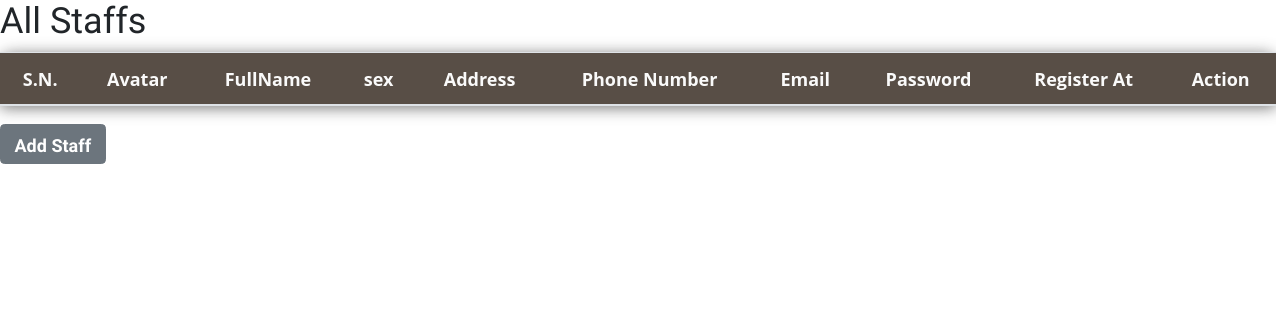
Page /adminView/viewStaffs.php on the earlier database version.
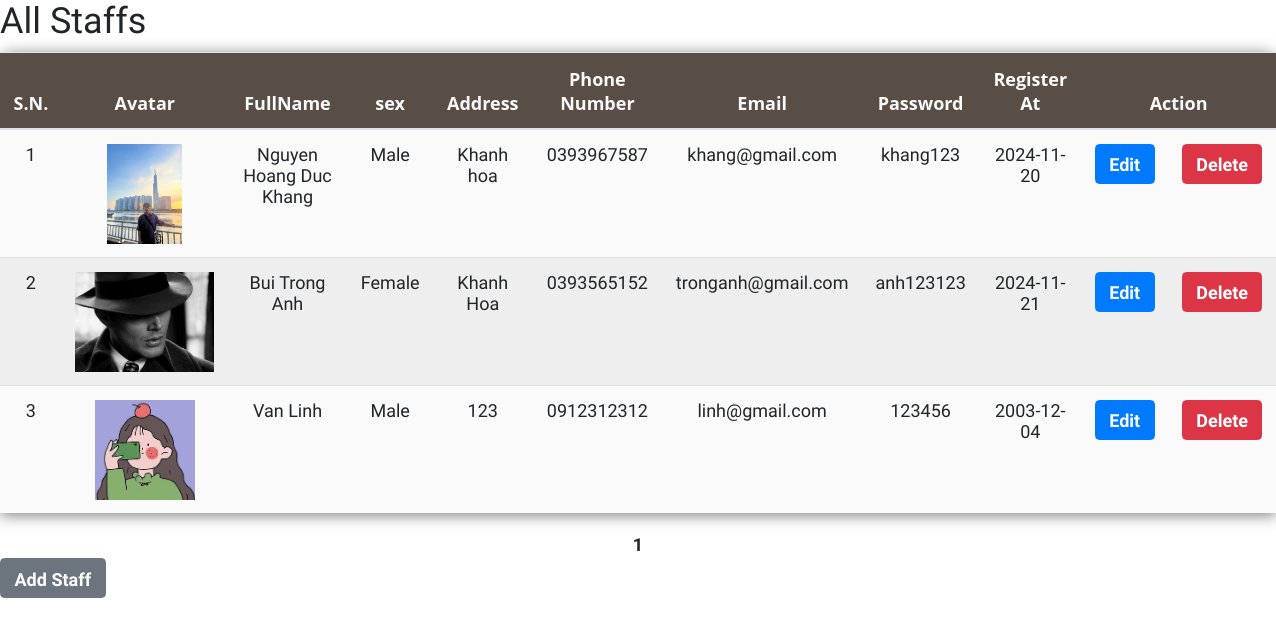
Same page on the later database version.
### tables this page shows
CREATE TABLE `staff` (
  `staff_id` int(11) NOT NULL,
  `firstName` varchar(255) NOT NULL,
  `lastName` varchar(255) NOT NULL,
  `sex` int(1) NOT NULL,
  `staff_address` varchar(60) NOT NULL,
  `contact_no` varchar(10) NOT NULL,
  `email` varchar(255) NOT NULL,
  `password` varchar(150) NOT NULL,
  `register_at` date NOT NULL,
  `avatar` varchar(255) NOT NULL
);

### adminView/viewStaffs.php (the view, shortened to what this page needs)
<head>
    <link rel="stylesheet" href="https://cdn.jsdelivr.net/npm/bootstrap@4.0.0/dist/css/bootstrap.min.css"
>
    <link rel="stylesheet" href="https://cdnjs.cloudflare.com/ajax/libs/font-awesome/4.7.0/css/font-awesome.min.css">
    <link rel="stylesheet" href="./assets/css/style.css">
</head>
<div>
    <h2>All Staffs</h2>
    <table class="table">
        <thead>
            <tr>
                <th class="text-center">S.N.</th>
                <th class="text-center">Avatar</th>
                <th class="text-center">FullName</th>
                <th class="text-center">sex</th>
                <th class="text-center">Address</th>
                <th class="text-center">Phone Number</th>
                <th class="text-center">Email</th>
                <th class="text-center">Password</th>
                <th class="text-center">Register At</th>
                <th class="text-center" colspan="2">Action</th>
            </tr>
        </thead>
        <?php
    include_once "../config/dbconnect.php";
    $rowsPerPage = 5;
    $offset = ($_POST['page'] - 1) * $rowsPerPage;
    $sql = "SELECT * from staff LIMIT $offset, $rowsPerPage  ";
    $result = $conn->query($sql);
    $count = 1;
    if ($result->num_rows > 0) {
      while ($row = $result->fetch_assoc()) {
        ?>
        <tr>
            <td><?= $count ?></td>
            <td><img height='100px' src='<?= $row["avatar"] ?>'></td>
            <td><?= $row["lastName"] . " " . $row["firstName"] ?></td>
            <td><?= $row["sex"] == 0 ? "Male" : "Female" ?></td>
            <td><?= $row["staff_address"] ?></td>
            <td><?= $row["contact_no"] ?></td>
            <td><?= $row["email"] ?></td>
            <td><?= $row["password"] ?></td>
            <td><?= $row["register_at"] ?></td>
            <td><button class="btn btn-primary" style="height:40px"
                    onclick="StaffEditForm('<?= $row['staff_id'] ?>')">Edit</button></td>
            <td><button class="btn btn-danger" style="height:40px"
                    onclick="StaffDelete('<?= $row['staff_id'] ?>')">Delete</button></td>
        </tr>
        <?php
        $count = $count + 1;
      }
    }
    ?>
    </table>
    <?php
        echo "<div class='pagination'>";
            $re = mysqli_query($conn, 'SELECT * from staff');
            $numRows = mysqli_num_rows($re);
            $maxPage = ($numRows > 0) ? floor($numRows / $rowsPerPage) + 1 : 0;
            for ($i = 1; $i <= $maxPage; $i++) {
                if ($i == $_POST['page']) {
                    echo '<b>' . $i . '</b> ';
                } else
                    echo '<a href="javascript:void(0);" onclick="showStaff(' . $i . ')">' . $i . '</a> ';
            }
            echo "</div>";
        ?>
    <button type="button" class="btn btn-secondary " style="height:40px" data-toggle="modal" data-target="#myModal">
        Add Staff
    </button>
</div>

### assets/css/style.css (style rules this page uses)
* { margin: 0; padding: 0; font-family: "Work Sans", sans-serif; font-size: 18px; }
.pagination { display: flex; justify-content: center; gap: 10px; }
table { width: 100%; border-collapse: collapse; border-spacing: 0; box-shadow: 0 2px 15px rgba(64, 64, 64, 0.7); border-radius: 12px 12px 0 0; margin-bottom: 50px; }
td, th { padding: 10px 16px; text-align: center; }
th { background-color: #584e46; color: #fafafa; font-family: "Open Sans", Sans-serif; font-weight: bold; }
tr { width: 100%; background-color: #fafafa; font-family: "Montserrat", sans-serif; }
tr:nth-child(even) { background-color: #eeeeee; }
.btn { font-weight: 700; height: 36px; -moz-user-select: none; -webkit-user-select: none; user-select: none; cursor: default; }

Differences in the rows shown:
added staff: avatar (picture), lastName "Nguyen Hoang Duc", firstName "Khang", sex "Male", staff_address "Khanh hoa", contact_no "0393967587", email "khang@gmail.com", password "khang123", register_at "2024-11-20"
added staff: avatar (picture), lastName "Bui Trong", firstName "Anh", sex "Female", staff_address "Khanh Hoa", contact_no "0393565152", email "tronganh@gmail.com", password "anh123123", register_at "2024-11-21"
added staff: avatar (picture), lastName "Van", firstName "Linh", sex "Male", staff_address "123", contact_no "0912312312", email "linh@gmail.com", password "123456", register_at "2003-12-04"
Other differences:
new list line: "1"
